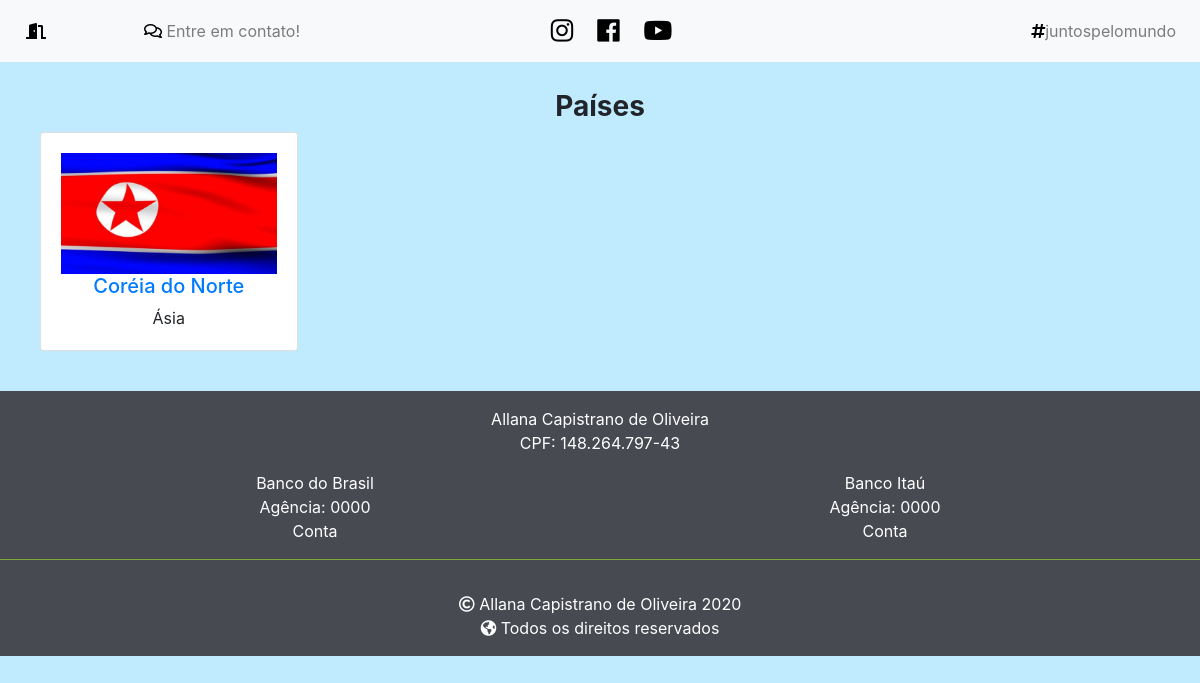
Screenshot of /pais/ with the database file from the repository.
### pais/models.py (models this page shows, shortened)
class Pais(models.Model):
    nome = models.CharField(max_length=100, db_index= True, unique=True)
    sigla = models.CharField(max_length=5, db_index= True, unique=True)
    imagem = models.ImageField(upload_to='images/pais/', default='')
    continente = models.ForeignKey(Continente, on_delete=models.DO_NOTHING)
    moeda = models.ForeignKey(Moeda, on_delete=models.DO_NOTHING, default=1)
    populacao = models.CharField(max_length=50, default='')
    capital = models.CharField(max_length=100, default='')
    capital_sigla = models.CharField(max_length=5, default='')
    clima = models.TextField(blank=True)
    cristaos = models.TextField(blank=True)
    perseguido = models.ForeignKey(Perseguicao, on_delete=models.DO_NOTHING)
    curiosidades = models.TextField(blank=True)
    historia = models.TextField(blank=True)
    atualizado_em = models.DateField(default='')
    class Meta:
        db_table = 'pais'
        ordering = ('nome',)

class Continente(models.Model):
    nome = models.CharField(max_length=100, db_index=True, unique=True)
    class Meta:
        db_table = 'continente'
        ordering = ('nome',)
    def __str__(self):
        return self.nome;

### pais/views.py (the view)
# urls.py: path('', views.index, name="index"),
def index(request):
    lista_de_paises = Pais.objects.all().order_by('nome')
    return render(request, 'pais/index.html', {'paises': lista_de_paises})

### pais/templates/pais/index.html (shortened to what this page needs)
{% extends "base.html" %}
{% load static %}
{% block corpo %}
<h3 class="font-weight-bold text-center">Países</h3>
<div class="row">
    {% for pais in paises %}
        <div class="col-xl-3 col-lg-3 col-6">
            <div class="card">
                <div class="card-body">
                    {% if pais.imagem %}
                        <img class="img-fluid" src="{{ pais.imagem.url }}" alt="Bandeira do país {{ pais.nome }}">
                    {% else %}
                        <div class="text md-center mb-md-8 mb-2">
                            Imagem não disponível
                        </div>
                    {% endif %}
                    <h5 class="text-center"><a class="card-title" href="{% url 'pais:show' pais.id %}">{{ pais.nome }}</a></h5>
                    <p class="card-text text-center text-justify">{{ pais.continente }}</p>
                </div>
            </div>
        </div>
    {% endfor %}
</div>
{% endblock %}

### static/css/template.css (style rules this page uses)
body { background-color: #c0ebff; }

### rows the page displays
Pais: imagem (picture), nome "Coréia do Norte", continente "Ásia"
